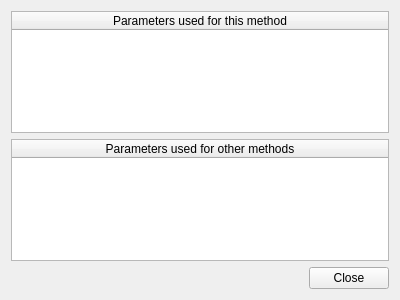
<?xml version="1.0" encoding="UTF-8"?>
<ui version="4.0">
 <class>LastUsedParamsWidget</class>
 <widget class="QWidget" name="LastUsedParamsWidget">
  <property name="geometry">
   <rect>
    <x>0</x>
    <y>0</y>
    <width>400</width>
    <height>300</height>
   </rect>
  </property>
  <property name="windowTitle">
   <string>Form</string>
  </property>
  <layout class="QVBoxLayout" name="verticalLayout">
   <item>
    <widget class="QTableWidget" name="thisTable">
     <attribute name="horizontalHeaderStretchLastSection">
      <bool>true</bool>
     </attribute>
     <attribute name="verticalHeaderVisible">
      <bool>false</bool>
     </attribute>
     <column>
      <property name="text">
       <string>Parameters used for this method</string>
      </property>
     </column>
    </widget>
   </item>
   <item>
    <widget class="QTableWidget" name="othersTable">
     <attribute name="horizontalHeaderStretchLastSection">
      <bool>true</bool>
     </attribute>
     <attribute name="verticalHeaderVisible">
      <bool>false</bool>
     </attribute>
     <column>
      <property name="text">
       <string>Parameters used for other methods</string>
      </property>
     </column>
    </widget>
   </item>
   <item>
    <layout class="QHBoxLayout" name="horizontalLayout">
     <item>
      <spacer name="horizontalSpacer">
       <property name="orientation">
        <enum>Qt::Horizontal</enum>
       </property>
       <property name="sizeHint" stdset="0">
        <size>
         <width>40</width>
         <height>20</height>
        </size>
       </property>
      </spacer>
     </item>
     <item>
      <widget class="QPushButton" name="closeButton">
       <property name="text">
        <string>Close</string>
       </property>
      </widget>
     </item>
    </layout>
   </item>
  </layout>
 </widget>
 <resources/>
 <connections/>
</ui>
